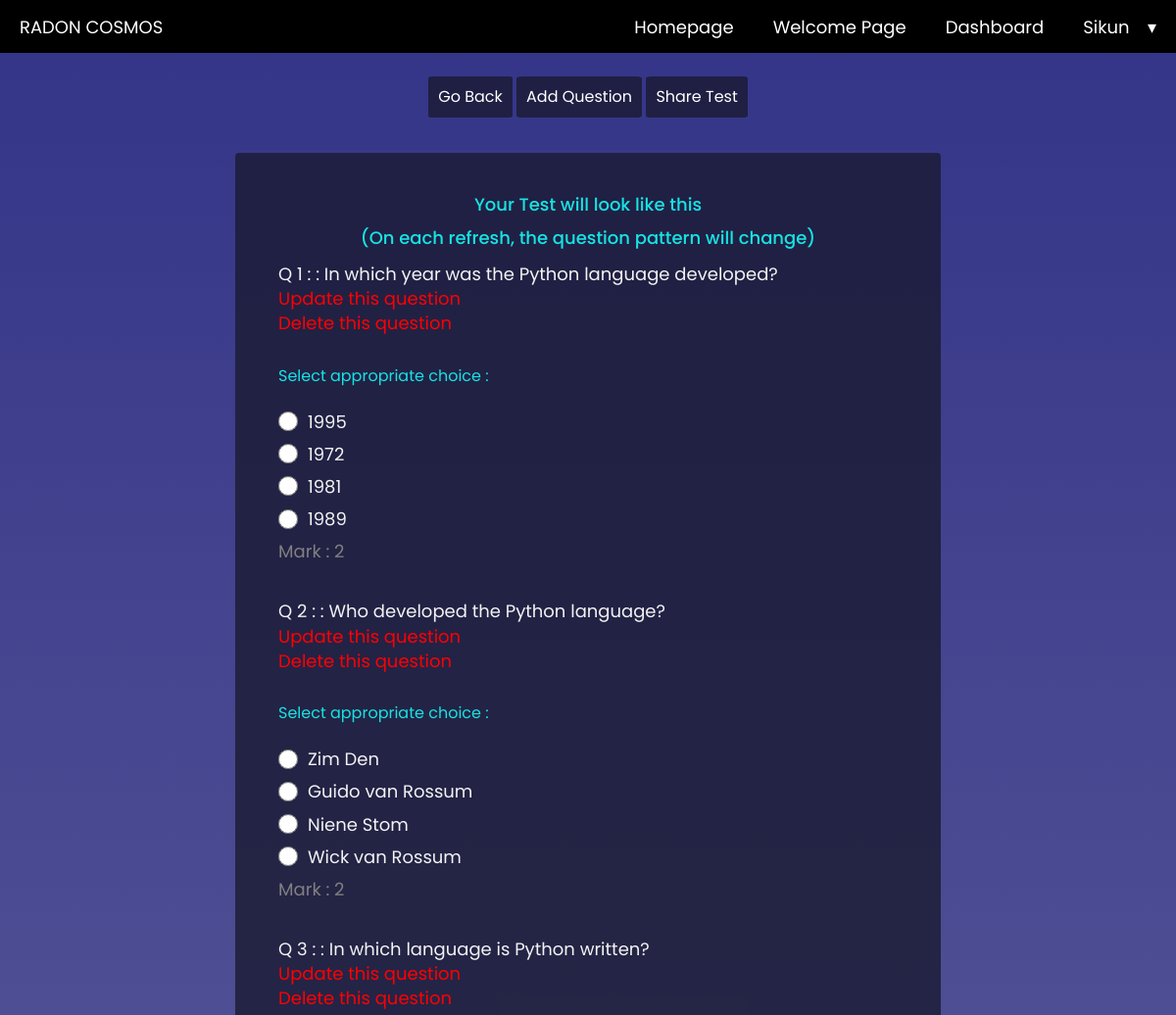
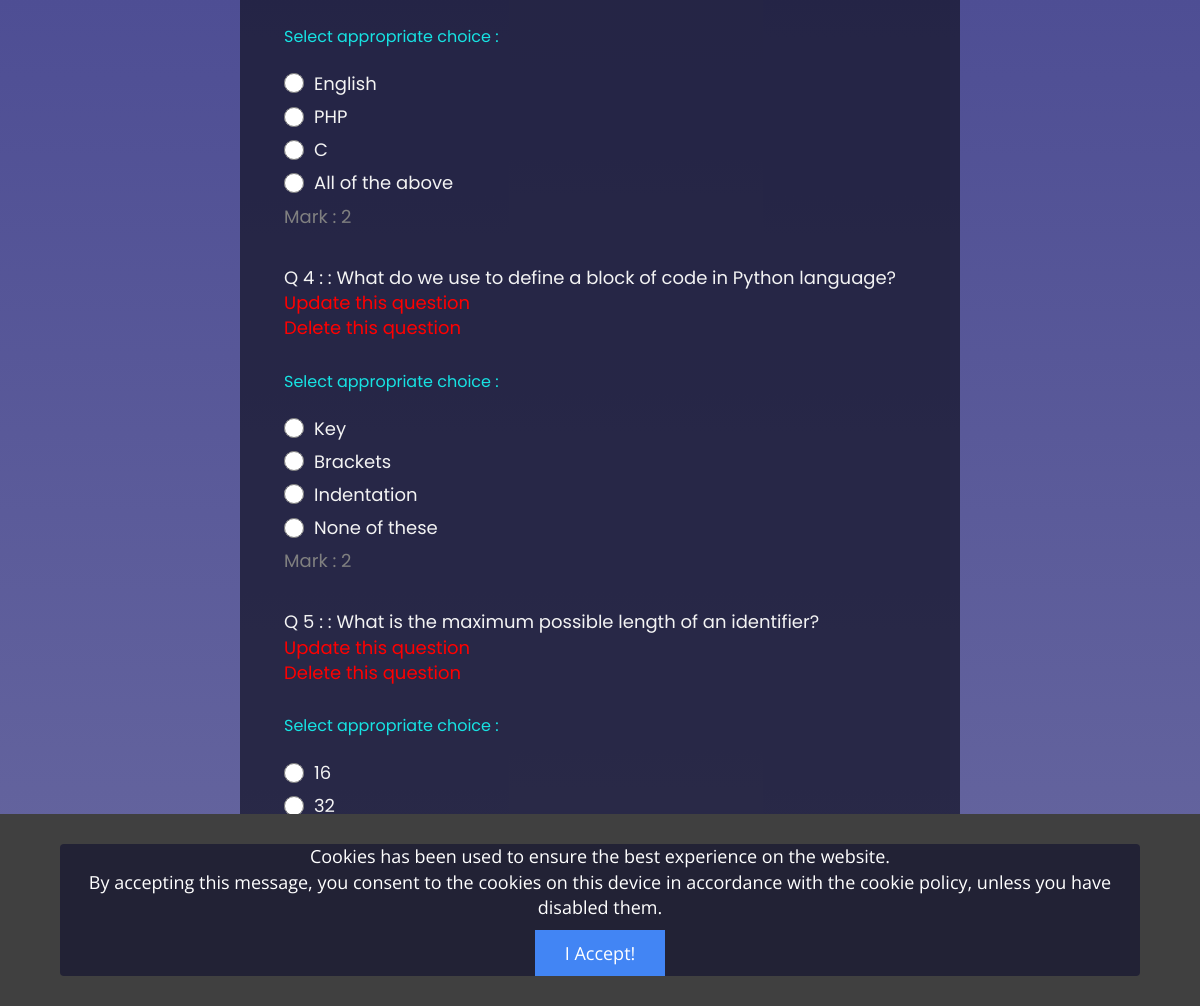
Page /viewquestion.php?Tname=726292723eeeb4347bdd26bfc6b7ee9a3b755dd (signed in) on the committed database (2 pictures, top to bottom).
### tables this page shows
CREATE TABLE `question` (
  `Qid` int(11) NOT NULL,
  `Tname` varchar(500) NOT NULL,
  `Qname` text NOT NULL,
  `Qimg` varchar(200) NOT NULL,
  `option1` varchar(500) NOT NULL,
  `option2` varchar(500) NOT NULL,
  `option3` varchar(500) NOT NULL,
  `option4` varchar(500) NOT NULL,
  `correctAns` varchar(500) NOT NULL,
  `mark` int(11) NOT NULL,
  `organiser` varchar(100) NOT NULL
);

### viewquestion.php (the view, shortened to what this page needs)
<?php
require('includes/header.php');
	$user = $_SESSION["userEmail"];
    $sql1 = "SELECT *FROM users where userEmail = '$user'";
    $row1 = mysqli_query($conn,$sql1);
    $records = mysqli_fetch_array($row1);
    $id = $records['id'];
    if(isset($_REQUEST['Tname'])){
    $Tname=$_GET['Tname'];
    $sql2 = "SELECT *FROM question where organiser = '$id' and Tname='$Tname' ORDER BY RAND()";
    $row2 = mysqli_query($conn,$sql2);
    $count=mysqli_num_rows($row2);
  }
  $counter = 0;
?>
<!DOCTYPE html>
<html lang="en" >
<head>
<?php include_once "includes/metahead.php"; ?>
<link href="assets/css/sharestyle.css" rel="stylesheet">
<link rel="stylesheet" href="https://cdnjs.cloudflare.com/ajax/libs/lightbox2/2.11.3/css/lightbox.min.css" />
</head>
<body>
<div class="container">
    <center>
    <a href="viewalltest.php"><button class="btn-back">Go Back</button></a>
    <a href="newquestion.php?Tname=<?php echo $_GET['Tname'];?>"><button class="btn-back">Add Question</button></a>
    <a href="link.php?Tname=<?php echo $_GET['Tname'];?>"><button class="btn-back">Share Test</button></a>
    </center>
  <form id="survey-form">
  <?php if($count>=1){ ?>
    <p id="description" class="description text-center" style="color:#17e3e3;">Your Test will look like this</p>
    <p id="description" class="description text-center" style="color:#17e3e3;">(On each refresh, the question pattern will change)</p>
	<?php while($row = mysqli_fetch_array($row2)):;?>
    <div class="form-group">
      <p>Q <?php echo ++$counter; ?> : : <?php echo $row['Qname'];?><br>
        <a href="updatequestion.php?id=<?php echo $row['Qid'];?>&&Tname=<?php echo $row['Tname'];?>" style="color:red;">Update this question</a><br>
        <a href="delete.php?del=<?php echo $row['Qid'];?>&&Tname=<?php echo $row['Tname'];?>" onClick="return confirm('Do you really want to delete');" style="color:red;">Delete this question</a></p><br>
      <span style="color:#17e3e3;">Select appropriate choice : </span><br><br>
      	<label>
        	<input name="correctAns" value="<?php echo $row['option1'];?>" type="radio" class="input-radio"/><?php echo $row['option1'];?>
    	</label>
      	<label>
        	<input name="correctAns" value="<?php echo $row['option2'];?>" type="radio" class="input-radio"/><?php echo $row['option2'];?>
    	</label>
      	<label>
      		<input name="correctAns" value="<?php echo $row['option3'];?>" type="radio" class="input-radio"/><?php echo $row['option3'];?>
    	</label>
      	<label>
      		<input name="correctAns" value="<?php echo $row['option4'];?>" type="radio" class="input-radio"/><?php echo $row['option4'];?>
    	</label>
      <label>
          <span>Mark : <?php echo $row['mark'];?></span>
      </label>
    </div>
 	<?php endwhile;?>
  <?php } else { ?>
        <p id="description" class="description text-center" style="color:#17e3e3;">Your Test do not contain any Question. 1st add question then navigate here to view them.</p>
        <?php } ?>
    </div>
</body>
</html>

### includes/header.php (shortened to what this page needs)
<section class="navigation">
  <div class="nav-container">
    <div class="brand">
      <a href="viewalltest.php">Radon Cosmos</a>
    </div>
    <nav>
      <ul class="nav-list">
        <li>
          <a href="index.html">Homepage</a>
        </li>
        <li>
          <a href="welcome.php">Welcome Page</a>
        </li>
        <li>
          <a href="viewalltest.php">Dashboard</a>
        </li>
        <li>
          <a href="javascript:void(0)"><?php echo strip_tags(substr(htmlspecialchars($_SESSION["username"]),0,8)); ?>&nbsp;&nbsp;
                    <?php if(isset($_SESSION['user_image'])){ ?>
                    <img src="<?php echo $_SESSION["user_image"]; ?>">
                    <?php } ?></a>
        </li>
      </ul>
    </nav>
  </div>
</section>

### includes/metahead.php (shortened to what this page needs)
<link rel="stylesheet" href="https://cdnjs.cloudflare.com/ajax/libs/limonte-sweetalert2/7.2.0/sweetalert2.min.css">

### assets/css/sharestyle.css (style rules this page uses)
:root { --color-white: #f3f3f3; --color-darkblue: #1b1b32; --color-darkblue-alpha: rgba(27, 27, 50, 0.8); --color-green: #37af65; }
*, *::before, *::after { box-sizing: border-box; }
body { font-family: 'Poppins', sans-serif; font-size: 1rem; font-weight: 400; line-height: 1.4; color: var(--color-white); margin: 0; -webkit-user-select: none; -webkit-touch-callout: none; -moz-user-select: none; -ms-user-select: none; user-select: none; }
span { color: grey; }
body::before { content: ''; position: fixed; top: 0; left: 0; height: 100%; width: 100%; z-index: -1; background: var(--color-darkblue); background-image: linear-gradient( 180deg, rgba(58, 58, 158, 0.8), rgba(136, 136, 206, 0.7) ), url(); background-size: cover; background-repeat: no-repeat; background-position: center; }
p { font-size: 1.125rem; }
h1, p { margin-top: 0; margin-bottom: 0.5rem; }
label { display: flex; align-items: center; font-size: 1.125rem; margin-bottom: 0.5rem; }
input, button, select, textarea { margin: 0; font-family: inherit; font-size: inherit; line-height: inherit; }
button { border: none; }
.container { width: 100%; margin: 3.125rem auto 0 auto; }
@media (min-width: 576px) { .container { max-width: 540px; } }
@media (min-width: 768px) { .container { max-width: 720px; } }
.description { font-weight: 500; color: red; }
.text-center { text-align: center; }
form { background: var(--color-darkblue-alpha); padding: 2.5rem 0.625rem; border-radius: 0.25rem; }
@media (min-width: 480px) { form { padding: 2.5rem; } }
.form-group { margin: 0 auto 1.25rem auto; padding: 0.25rem; }
.input-radio, .input-checkbox { display: inline-block; margin-right: 0.625rem; min-height: 1.25rem; min-width: 1.25rem; }

### includes/header.php (style rules this page uses)
body { font-family: 'Poppins', sans-serif !important; }
.navigation { height: 54px; background: #000; }
.brand { position: absolute; padding-left: 20px; float: left; line-height: 55px; text-transform: uppercase; font-size: 18px; }
.brand a, .brand a:visited { color: #ffffff; text-decoration: none !important; }
.nav-container { width: 100%; margin: 0 auto; }
nav { float: right; }
nav ul { list-style: none; margin: 0; padding: 0; }
nav ul li { float: left; position: relative; z-index: 99 !important; }
nav ul li a,nav ul li a:visited { display: block; padding: 0 20px; line-height: 55px; color: #fff !important; background: #000 !important ; text-decoration: none !important; font-size: 18px; }
a { text-decoration: none !important; }
nav ul li a { background: transparent !important; color: #FFF !important; }
nav ul li a:not(:only-child):after, nav ul li a:visited:not(:only-child):after { padding-left: 4px; content: ' \025BE'; }

### viewquestion.php (style rules this page uses)
.btn-back { margin: 0 0 5% 0; cursor: pointer; background: rgba(27, 27, 50, 0.8); color: white; padding: 10px; border-radius: 5% }
.container { margin-top: 2% !important }

### rows in the picture
question: Qname "In which year was the Python language developed?", option1 "1995", option2 "1972", option3 "1981", option4 "1989", mark "2"
question: Qname "Who developed the Python language?", option1 "Zim Den", option2 "Guido van Rossum", option3 "Niene Stom", option4 "Wick van Rossum", mark "2"
question: Qname "In which language is Python written?", option1 "English", option2 "PHP", option3 "C", option4 "All of the above", mark "2"
question: Qname "What do we use to define a block of code in Python language?", option1 "Key", option2 "Brackets", option3 "Indentation", option4 "None of these", mark "2"
question: Qname "What is the maximum possible length of an identifier?", option1 "16", option2 "32"

### other values in the picture
strip_tags(substr(htmlspecialchars($_SESSION["username"]),0,8)) "Sikun"
